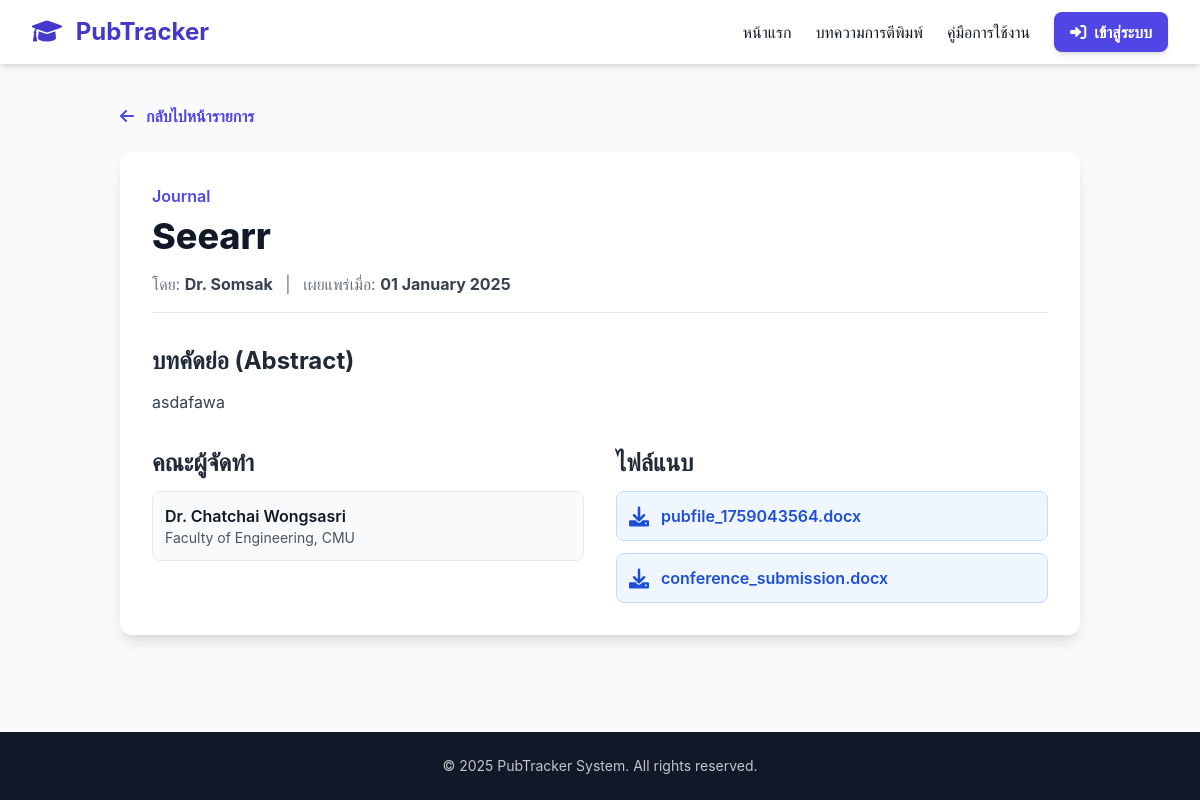
Page /public_detail.php?id=2 on the committed database.
### tables this page shows
CREATE TABLE `publications` (
  `PubID` int(11) NOT NULL,
  `PubName` varchar(255) NOT NULL,
  `PubDetail` text,
  `PubType` varchar(100) DEFAULT NULL,
  `PubStatus` enum('Draft','Pending','Published','Rejected') DEFAULT 'Draft',
  `PubDate` date DEFAULT NULL,
  `User_id` int(11) NOT NULL,
  `Created_at` timestamp NOT NULL DEFAULT CURRENT_TIMESTAMP
);

CREATE TABLE `users` (
  `User_Id` int(11) NOT NULL,
  `UserName` varchar(100) NOT NULL,
  `UserEmail` varchar(100) NOT NULL,
  `UserPass` varchar(255) NOT NULL,
  `UserRole` enum('Admin','Officer','Teacher') NOT NULL,
  `Created_at` timestamp NOT NULL DEFAULT CURRENT_TIMESTAMP
);

CREATE TABLE `author_publication` (
  `Author_id` int(11) NOT NULL,
  `Publication_id` int(11) NOT NULL,
  `Role_in_pub` varchar(100) DEFAULT NULL
);

CREATE TABLE `authors` (
  `Author_id` int(11) NOT NULL,
  `Name` varchar(150) NOT NULL,
  `Affiliation` varchar(200) DEFAULT NULL,
  `Email` varchar(100) DEFAULT NULL
);

CREATE TABLE `publicationfile` (
  `File_id` int(11) NOT NULL,
  `File_path` varchar(255) NOT NULL,
  `File_type` varchar(20) DEFAULT NULL,
  `Uploaded_at` timestamp NOT NULL DEFAULT CURRENT_TIMESTAMP,
  `Publication_id` int(11) NOT NULL
);

### public_detail.php (the view, shortened to what this page needs)
<?php
include('auth_config.php');
if (!isset($_GET['id']) || !filter_var($_GET['id'], FILTER_VALIDATE_INT)) {
    $publication = null;
} else {
    $publication_id = (int)$_GET['id'];
    try {
        $query_main = "
            SELECT p.*, u.UserName
            FROM publications p
            JOIN users u ON p.User_id = u.User_Id
            WHERE p.PubID = ? AND p.PubStatus = 'Published'
        ";
        $stmt_main = $pdo->prepare($query_main);
        $stmt_main->execute([$publication_id]);
        $publication = $stmt_main->fetch(PDO::FETCH_ASSOC);
        if ($publication) {
            $stmt_authors = $pdo->prepare("SELECT * FROM authors a JOIN author_publication ap ON a.Author_id = ap.Author_id WHERE ap.Publication_id = ?");
            $stmt_authors->execute([$publication_id]);
            $authors = $stmt_authors->fetchAll(PDO::FETCH_ASSOC);
            $stmt_files = $pdo->prepare("SELECT * FROM publicationfile WHERE Publication_id = ?");
            $stmt_files->execute([$publication_id]);
            $files = $stmt_files->fetchAll(PDO::FETCH_ASSOC);
        }
    } catch (PDOException $e) {
        $publication = null;
        $error_message = "เกิดข้อผิดพลาดในการเชื่อมต่อฐานข้อมูล";
    }
}
?>
<!DOCTYPE html>
<html lang="th">
<head>
    <script src="https://cdn.tailwindcss.com"></script>
    <link rel="stylesheet" href="https://cdnjs.cloudflare.com/ajax/libs/font-awesome/6.0.0-beta3/css/all.min.css">
</head>
<body class="bg-gray-50">
<div class="min-h-screen flex flex-col">
    <header class="bg-white shadow-md sticky top-0 z-10">
        <div class="max-w-7xl mx-auto px-4 sm:px-6 lg:px-8">
            <div class="flex justify-between items-center h-16">
                <a href="index.php" class="text-2xl font-bold text-indigo-700"><i class="fas fa-graduation-cap mr-2"></i> PubTracker</a>
                <nav class="hidden md:flex space-x-6 items-center">
                    <a href="index.php" class="text-gray-900 hover:text-indigo-600">หน้าแรก</a>
                    <a href="public_publications.php" class="text-gray-900 hover:text-indigo-600">บทความการตีพิมพ์</a>
                    <a href="user_manual.php" class="text-gray-900 hover:text-indigo-600">คู่มือการใช้งาน</a>
                    <a href="login.php" class="px-4 py-2 bg-indigo-600 text-white font-semibold rounded-lg shadow-md hover:bg-indigo-700">
                        <i class="fas fa-sign-in-alt mr-1"></i> เข้าสู่ระบบ
                    </a>
                </nav>
            </div>
        </div>
    </header>
    <main class="flex-grow max-w-5xl mx-auto px-4 sm:px-6 lg:px-8 py-10 w-full">
        <div class="mb-6">
            <a href="public_publications.php" class="text-indigo-600 hover:underline font-semibold">
                <i class="fas fa-arrow-left mr-2"></i> กลับไปหน้ารายการ
            </a>
        </div>
        <?php if ($publication): ?>
            <div class="bg-white p-6 md:p-8 rounded-xl shadow-lg space-y-8">
                <div>
                    <p class="text-indigo-600 font-semibold"><?= htmlspecialchars($publication['PubType']) ?></p>
                    <h1 class="text-3xl md:text-4xl font-extrabold text-gray-900 mt-2"><?= htmlspecialchars($publication['PubName']) ?></h1>
                    <div class="text-md text-gray-500 mt-4 border-b pb-4">
                        <span>โดย: <strong class="text-gray-700"><?= htmlspecialchars($publication['UserName']) ?></strong></span>
                        <span class="mx-2">|</span>
                        <span>เผยแพร่เมื่อ: <strong class="text-gray-700"><?= date('d F Y', strtotime($publication['PubDate'])) ?></strong></span>
                    </div>
                </div>
                <div>
                    <h2 class="text-2xl font-bold text-gray-800 mb-3">บทคัดย่อ (Abstract)</h2>
                    <p class="text-gray-700 leading-relaxed whitespace-pre-wrap"><?= htmlspecialchars($publication['PubDetail']) ?></p>
                </div>
                <div class="grid grid-cols-1 md:grid-cols-2 gap-8">
                    <div>
                        <h2 class="text-2xl font-bold text-gray-800 mb-3">คณะผู้จัดทำ</h2>
                        <ul class="space-y-3">
                            <?php if (empty($authors)): ?>
                                <li class="text-gray-500">ไม่มีข้อมูล</li>
                            <?php else: foreach ($authors as $author): ?>
                                <li class="p-3 bg-gray-50 rounded-lg border">
                                    <p class="font-semibold text-gray-900"><?= htmlspecialchars($author['Name']) ?></p>
                                    <p class="text-sm text-gray-600"><?= htmlspecialchars($author['Affiliation']) ?></p>
                                </li>
                            <?php endforeach; endif; ?>
                        </ul>
                    </div>
                    <div>
                        <h2 class="text-2xl font-bold text-gray-800 mb-3">ไฟล์แนบ</h2>
                        <ul class="space-y-3">
                            <?php if (empty($files)): ?>
                                <li class="text-gray-500">ไม่มีไฟล์แนบ</li>
                            <?php else: foreach ($files as $file): ?>
                                <li class="p-3 bg-blue-50 rounded-lg border border-blue-200">
                                    <a href="<?= htmlspecialchars($file['File_path']) ?>" download class="flex items-center text-blue-700 hover:text-blue-900 font-semibold">
                                        <i class="fas fa-download mr-3 fa-lg"></i>
                                        <span><?= basename(htmlspecialchars($file['File_path'])) ?></span>
                                    </a>
                                </li>
                            <?php endforeach; endif; ?>
                        </ul>
                    </div>
                </div>
            </div>
        <?php endif; ?>
    </main>
    <footer class="bg-gray-900 text-white py-6 mt-8">
        <div class="max-w-7xl mx-auto px-4 text-center text-sm opacity-75">&copy; <?= date('Y') ?> PubTracker System. All rights reserved.</div>
    </footer>
</div>
</body>
</html>

### public_detail.php (style rules this page uses)
body { font-family: 'Inter', 'Tahoma', sans-serif; }

### rows in the picture
publications: PubType "Journal", PubName "Seearr", User.UserName "Dr. Somsak", PubDate "01 January 2025", PubDetail "asdafawa"
author_publication: Author.Name "Dr. Chatchai Wongsasri", Author.Affiliation "Faculty of Engineering, CMU"
publicationfile: File_path "pubfile_1759043564.docx"
publicationfile: File_path "conference_submission.docx"
